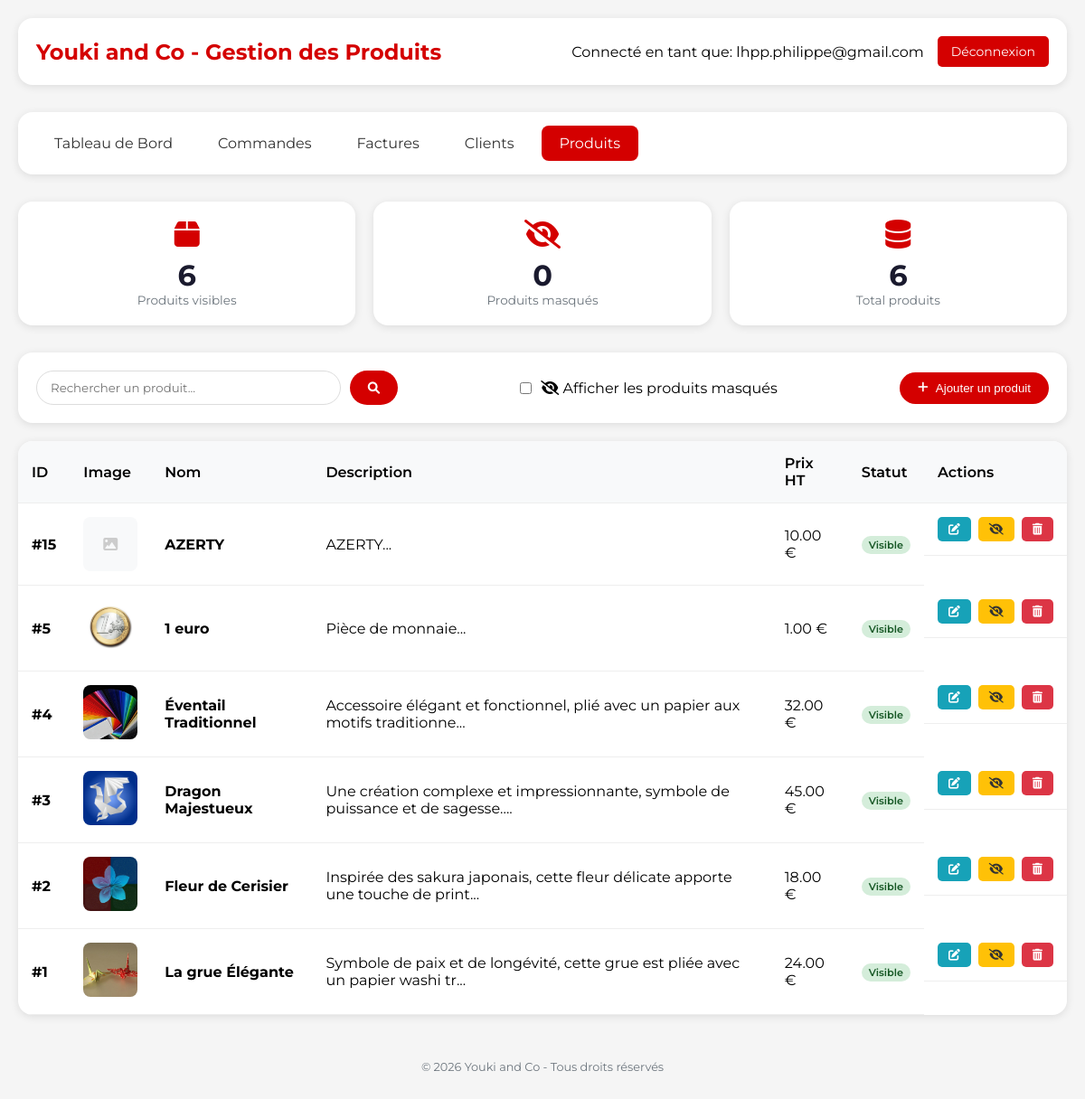
Page /admin_produits.php (signed in) on the earlier database version.
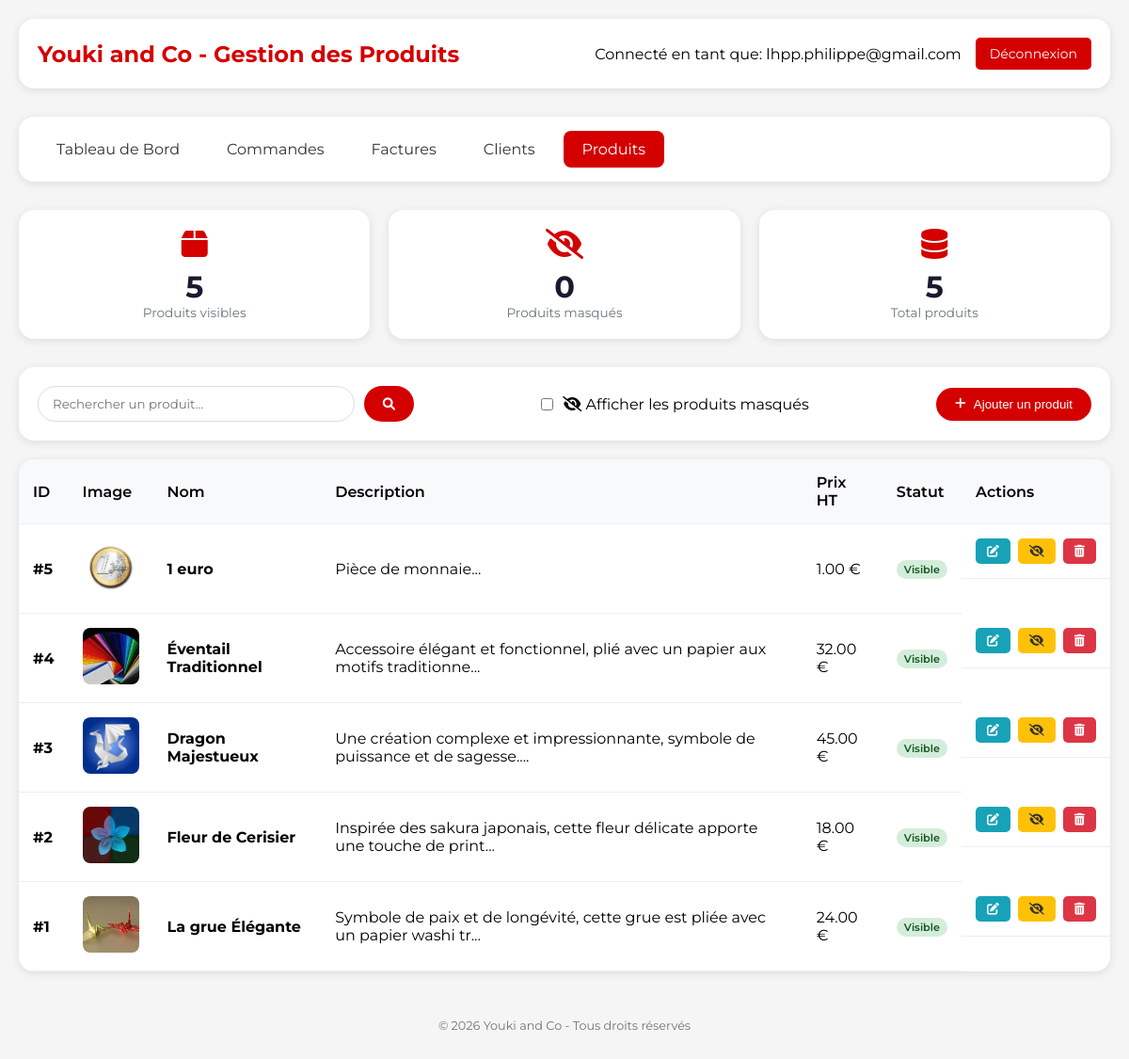
Same page on the later database version.
### tables this page shows
CREATE TABLE `Origami` (
  `idOrigami` bigint NOT NULL,
  `nom` varchar(50) NOT NULL,
  `description` varchar(300) NOT NULL,
  `photo` varchar(300) NOT NULL,
  `prixHorsTaxe` double NOT NULL,
  `date_modification` datetime DEFAULT NULL,
  `niveau_difficulte` varchar(50) DEFAULT NULL,
  `visible` tinyint(1) DEFAULT '1'
);

### admin_produits.php (the view, shortened to what this page needs)
<?php
$bdd = getConnexionBD();
$page_courante = isset($_GET['page']) ? max(1, intval($_GET['page'])) : 1;
$recherche = isset($_GET['search']) ? trim($_GET['search']) : '';
$afficher_masques = isset($_GET['afficher_masques']) && $_GET['afficher_masques'] == '1';
$elements_par_page = 15;
$where_conditions = [];
if (!$afficher_masques) {
    $where_conditions[] = "visible = 1";
}
$where_clause = !empty($where_conditions) ? "WHERE " . implode(" AND ", $where_conditions) : "";
$offset = ($page_courante - 1) * $elements_par_page;
$sql = "SELECT * FROM Origami $where_clause ORDER BY idOrigami DESC LIMIT :offset, :limit";
$stmt = $bdd->prepare($sql);
$stmt->bindValue(':offset', $offset, PDO::PARAM_INT);
$stmt->bindValue(':limit', $elements_par_page, PDO::PARAM_INT);
$stmt->execute();
$produits = $stmt->fetchAll();
$stmt = $bdd->query("SELECT COUNT(*) as total FROM Origami WHERE visible = 1");
$stats_visibles = $stmt->fetch()['total'];
$stmt = $bdd->query("SELECT COUNT(*) as total FROM Origami WHERE visible = 0");
$stats_masques = $stmt->fetch()['total'];
$stmt = $bdd->query("SELECT COUNT(*) as total FROM Origami");
$stats_total = $stmt->fetch()['total'];
?>
<!DOCTYPE html>
<html lang="fr">
<head>
    <link rel="stylesheet" href="https://cdnjs.cloudflare.com/ajax/libs/font-awesome/6.0.0/css/all.min.css">
</head>
<body>
    <div class="container">
        <div class="header">
            <div class="logo">
                <h1>Youki and Co - Gestion des Produits</h1>
            </div>
            <div class="user-info">
                <span>Connecté en tant que: <?= htmlspecialchars($_SESSION['admin_email'] ?? 'Admin') ?></span>
                <a href="admin_dashboard.php?logout=1" class="btn-logout">Déconnexion</a>
            </div>
        </div>
        <div class="nav-admin">
            <a href="admin_dashboard.php" class="nav-item">Tableau de Bord</a>
            <a href="admin_commandes.php" class="nav-item">Commandes</a>
            <a href="admin_factures.php" class="nav-item">Factures</a>
            <a href="admin_clients.php" class="nav-item">Clients</a>
            <a href="admin_produits.php" class="nav-item active">Produits</a>
        </div>
        <div class="stats-grid">
            <div class="stat-card" onclick="window.location.href='admin_produits.php'">
                <i class="fas fa-box"></i>
                <div class="number"><?= $stats_visibles ?></div>
                <div class="label">Produits visibles</div>
            </div>
            <div class="stat-card" onclick="window.location.href='admin_produits.php?afficher_masques=1'">
                <i class="fas fa-eye-slash"></i>
                <div class="number"><?= $stats_masques ?></div>
                <div class="label">Produits masqués</div>
            </div>
            <div class="stat-card">
                <i class="fas fa-database"></i>
                <div class="number"><?= $stats_total ?></div>
                <div class="label">Total produits</div>
            </div>
        </div>
        <div class="filters-bar">
            <form method="GET" class="search-box">
                <input type="text" name="search" placeholder="Rechercher un produit..."
                       value="<?= htmlspecialchars($recherche) ?>">
                <button type="submit"><i class="fas fa-search"></i></button>
            </form>
            <div class="filter-toggle">
                <input type="checkbox" id="afficherMasques" <?= $afficher_masques ? 'checked' : '' ?>
                       onchange="window.location.href='admin_produits.php?afficher_masques=' + (this.checked ? 1 : 0)">
                <label for="afficherMasques">
                    <i class="fas fa-eye-slash"></i> Afficher les produits masqués
                </label>
            </div>
            <button onclick="openAjoutModal()" class="btn-primary">
                <i class="fas fa-plus"></i> Ajouter un produit
            </button>
        </div>
        <div class="table-container">
            <table>
                <thead>
                    <tr>
                        <th>ID</th>
                        <th>Image</th>
                        <th>Nom</th>
                        <th>Description</th>
                        <th>Prix HT</th>
                        <th>Statut</th>
                        <th>Actions</th>
                    </tr>
                </thead>
                <tbody>
                    <?php if(empty($produits)): ?>
                        <tr>
                            <td colspan="7" style="text-align: center; padding: 40px;">
                                <i class="fas fa-inbox" style="font-size: 3rem; opacity: 0.5;"></i>
                                <p>Aucun produit trouvé</p>
                            </td>
                        </tr>
                    <?php else: ?>
                        <?php foreach($produits as $p): ?>
                        <tr>
                            <td><strong>#<?= $p['idOrigami'] ?></strong></td>
                            <td>
                                <?php if($p['photo'] && file_exists($p['photo'])): ?>
                                    <img src="<?= htmlspecialchars($p['photo']) ?>" class="product-image" alt="<?= htmlspecialchars($p['nom']) ?>">
                                <?php else: ?>
                                    <div class="product-image-placeholder">
                                        <i class="fas fa-image"></i>
                                    </div>
                                <?php endif; ?>
                            </td>
                            <td>
                                <strong><?= htmlspecialchars($p['nom']) ?></strong>
                            </td>
                            <td><?= htmlspecialchars(substr($p['description'], 0, 80)) ?>...</td>
                            <td><?= number_format($p['prixHorsTaxe'], 2) ?> €</td>
                            <td>
                                <?php if(isset($p['visible']) && $p['visible'] == 0): ?>
                                    <span class="status-badge status-hidden">Masqué</span>
                                <?php else: ?>
                                    <span class="status-badge status-visible">Visible</span>
                                <?php endif; ?>
                            </td>
                            <td class="actions">
                                <button onclick="editProduit(<?= $p['idOrigami'] ?>)" class="btn-icon btn-edit" title="Modifier">
                                    <i class="fas fa-edit"></i>
                                </button>
                                <?php if(isset($p['visible']) && $p['visible'] == 0): ?>
                                    <a href="?action=reactiver&id=<?= $p['idOrigami'] ?><?= $afficher_masques ? '&afficher_masques=1' : '' ?>"
                                       class="btn-icon btn-reactiver"
                                       onclick="return confirm('Réactiver ce produit ? Il réapparaîtra dans la boutique.')"
                                       title="Réactiver">
                                        <i class="fas fa-eye"></i>
                                    </a>
                                <?php else: ?>
                                    <a href="?action=masquer&id=<?= $p['idOrigami'] ?><?= $afficher_masques ? '&afficher_masques=1' : '' ?>"
                                       class="btn-icon btn-hide"
                                       onclick="return confirm('Masquer ce produit ? Il n\'apparaîtra plus dans la boutique (mais restera dans l\'historique des commandes).')"
                                       title="Masquer">
                                        <i class="fas fa-eye-slash"></i>
                                    </a>
                                <?php endif; ?>
                                <a href="?action=supprimer&id=<?= $p['idOrigami'] ?>"
                                   class="btn-icon btn-delete"
                                   onclick="return confirm('Supprimer définitivement ce produit ? (uniquement possible s\'il n\'a pas de commandes associées)')"
                                   title="Supprimer">
                                    <i class="fas fa-trash-alt"></i>
                                </a>
                            </td>
                        </tr>
                        <?php endforeach; ?>
                    <?php endif; ?>
                </tbody>
            </table>
        </div>
        <div class="footer">
            <p>&copy; <?= date('Y') ?> Youki and Co - Tous droits réservés</p>
        </div>
    </div>
</body>
</html>

### admin_produits.php (style rules this page uses)
* { margin: 0; padding: 0; box-sizing: border-box; }
:root { --primary: #d40000; --primary-dark: #b30000; --secondary: #764ba2; --success: #28a745; --danger: #dc3545; --warning: #ffc107; --info: #17a2b8; --dark: #1a1a2e; --light: #f8f9fa; --gray: #6c757d; --gray-light: #e9ecef; --border-radius: 16px; --box-shadow: 0 10px 30px rgba(0,0,0,0.1); }
body { font-family: 'Montserrat', sans-serif; background: #f5f5f5; min-height: 100vh; }
.container { max-width: 1400px; margin: 0 auto; padding: 20px; }
.header { background: white; border-radius: var(--border-radius); padding: 20px; margin-bottom: 30px; display: flex; justify-content: space-between; align-items: center; flex-wrap: wrap; gap: 15px; box-shadow: 0 2px 10px rgba(0,0,0,0.1); }
.logo h1 { color: var(--primary); font-size: 24px; }
.user-info { display: flex; align-items: center; gap: 15px; }
.btn-logout { background: var(--primary); color: white; padding: 8px 15px; text-decoration: none; border-radius: 5px; font-size: 14px; }
.nav-admin { background: white; border-radius: var(--border-radius); padding: 15px 20px; margin-bottom: 30px; display: flex; gap: 10px; flex-wrap: wrap; box-shadow: 0 2px 10px rgba(0,0,0,0.1); }
.nav-item { padding: 10px 20px; color: #333; text-decoration: none; border-radius: 8px; transition: all 0.3s; }
.nav-item:hover, .nav-item.active { background: var(--primary); color: white; }
.stats-grid { display: grid; grid-template-columns: repeat(auto-fit, minmax(200px, 1fr)); gap: 20px; margin-bottom: 30px; }
.stat-card { background: white; border-radius: var(--border-radius); padding: 20px; text-align: center; box-shadow: 0 2px 10px rgba(0,0,0,0.1); cursor: pointer; transition: transform 0.3s; }
.stat-card i { font-size: 2rem; color: var(--primary); margin-bottom: 10px; }
.stat-card .number { font-size: 2rem; font-weight: 700; color: var(--dark); }
.stat-card .label { color: var(--gray); font-size: 0.85rem; }
.filters-bar { background: white; border-radius: var(--border-radius); padding: 20px; margin-bottom: 20px; display: flex; justify-content: space-between; align-items: center; flex-wrap: wrap; gap: 15px; box-shadow: 0 2px 10px rgba(0,0,0,0.1); }
.search-box { display: flex; gap: 10px; flex: 1; max-width: 400px; }
.search-box input { flex: 1; padding: 10px 15px; border: 1px solid #ddd; border-radius: 30px; font-family: 'Montserrat', sans-serif; }
.search-box button { padding: 10px 20px; background: var(--primary); color: white; border: none; border-radius: 30px; cursor: pointer; }
.btn-primary { background: var(--primary); color: white; padding: 10px 20px; border: none; border-radius: 30px; cursor: pointer; text-decoration: none; display: inline-flex; align-items: center; gap: 8px; font-weight: 500; }
.table-container { background: white; border-radius: var(--border-radius); overflow-x: auto; box-shadow: 0 2px 10px rgba(0,0,0,0.1); }
table { width: 100%; border-collapse: collapse; min-width: 700px; }
th, td { padding: 15px; text-align: left; border-bottom: 1px solid #eee; }
th { background: #f8f9fa; font-weight: 600; }
.product-image { width: 60px; height: 60px; object-fit: cover; border-radius: 8px; }
.actions { display: flex; gap: 8px; }
.btn-icon { padding: 6px 12px; border: none; border-radius: 5px; cursor: pointer; text-decoration: none; font-size: 0.8rem; }
.btn-edit { background: var(--info); color: white; }
.btn-hide { background: var(--warning); color: #333; }
.btn-delete { background: var(--danger); color: white; }
.status-badge { display: inline-block; padding: 3px 8px; border-radius: 20px; font-size: 0.7rem; font-weight: 600; }
.status-visible { background: #d4edda; color: #155724; }
.footer { text-align: center; margin-top: 30px; padding: 20px; color: var(--gray); font-size: 0.8rem; }
.filter-toggle { display: flex; align-items: center; gap: 10px; }
.filter-toggle label { cursor: pointer; }
.product-image-placeholder { width: 60px; height: 60px; background: #f8f9fa; border-radius: 8px; display: flex; align-items: center; justify-content: center; color: #ccc; }

Differences in the rows shown:
removed origami: idOrigami "15", nom "AZERTY", description "AZERTY", prixHorsTaxe "10.00", visible "Visible"
Other differences:
$stats_visibles: "6" → "5"
$stats_total: "6" → "5"
